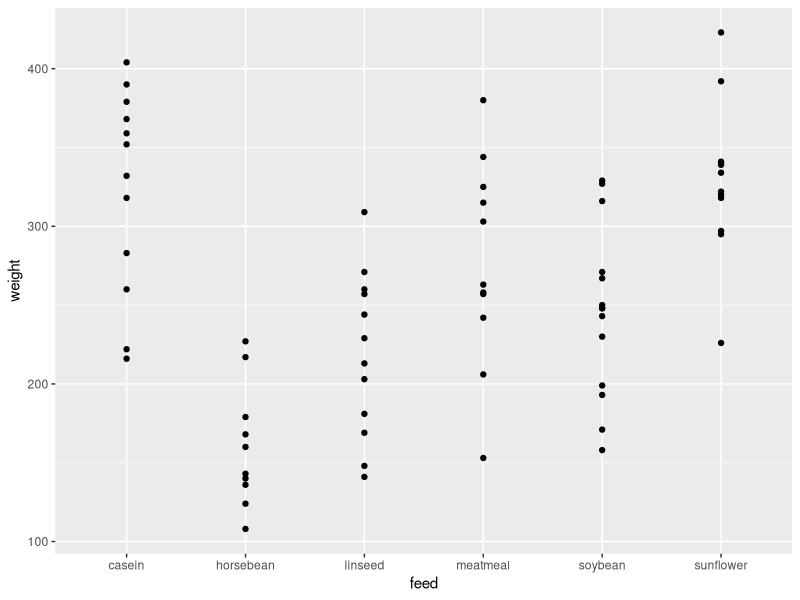

R code for this plot:
## ---- chunk 1
knitr::opts_chunk$set(echo = TRUE)
## ---- chunk 2
knitr::opts_chunk$set(echo = TRUE)
## ---- chunk 3
library(tidyverse)
## ---- chunk 4
summary(chickwts)
## ---- chunk 5
chickwts %>%
group_by(feed) %>%
  summarise(avg = mean(weight),sdl= sd(weight))
## ---- chunk 6
ggplot(chickwts,aes(feed,weight))+geom_point()
## ---- chunk 7
summary(cars)
